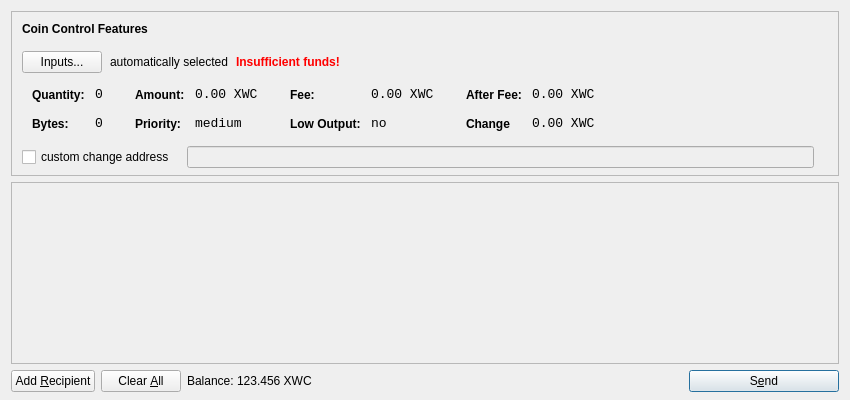
<?xml version="1.0" encoding="UTF-8"?>
<ui version="4.0">
 <class>SendCoinsDialog</class>
 <widget class="QDialog" name="SendCoinsDialog">
  <property name="geometry">
   <rect>
    <x>0</x>
    <y>0</y>
    <width>850</width>
    <height>400</height>
   </rect>
  </property>
  <property name="windowTitle">
   <string>Send Coins</string>
  </property>
  <layout class="QVBoxLayout" name="verticalLayout" stretch="0,1,0">
   <property name="bottomMargin">
    <number>8</number>
   </property>
   <item>
    <widget class="QFrame" name="frameCoinControl">
     <property name="sizePolicy">
      <sizepolicy hsizetype="Expanding" vsizetype="Expanding">
       <horstretch>0</horstretch>
       <verstretch>0</verstretch>
      </sizepolicy>
     </property>
     <property name="maximumSize">
      <size>
       <width>16777215</width>
       <height>16777215</height>
      </size>
     </property>
     <property name="frameShape">
      <enum>QFrame::StyledPanel</enum>
     </property>
     <property name="frameShadow">
      <enum>QFrame::Sunken</enum>
     </property>
     <layout class="QVBoxLayout" name="verticalLayoutCoinControl2">
      <property name="spacing">
       <number>-1</number>
      </property>
      <property name="leftMargin">
       <number>0</number>
      </property>
      <property name="topMargin">
       <number>0</number>
      </property>
      <property name="rightMargin">
       <number>0</number>
      </property>
      <property name="bottomMargin">
       <number>6</number>
      </property>
      <item>
       <layout class="QVBoxLayout" name="verticalLayoutCoinControl" stretch="0,0,0,0,1">
        <property name="spacing">
         <number>0</number>
        </property>
        <property name="leftMargin">
         <number>10</number>
        </property>
        <property name="topMargin">
         <number>10</number>
        </property>
        <item>
         <layout class="QHBoxLayout" name="horizontalLayoutCoinControl1">
          <property name="bottomMargin">
           <number>15</number>
          </property>
          <item>
           <widget class="QLabel" name="labelCoinControlFeatures">
            <property name="sizePolicy">
             <sizepolicy hsizetype="Preferred" vsizetype="Maximum">
              <horstretch>0</horstretch>
              <verstretch>0</verstretch>
             </sizepolicy>
            </property>
            <property name="font">
             <font>
              <weight>75</weight>
              <bold>true</bold>
             </font>
            </property>
            <property name="styleSheet">
             <string notr="true">font-weight:bold;</string>
            </property>
            <property name="text">
             <string>Coin Control Features</string>
            </property>
           </widget>
          </item>
         </layout>
        </item>
        <item>
         <layout class="QHBoxLayout" name="horizontalLayoutCoinControl2" stretch="0,0,0,0">
          <property name="spacing">
           <number>8</number>
          </property>
          <property name="bottomMargin">
           <number>10</number>
          </property>
          <item>
           <widget class="QPushButton" name="pushButtonCoinControl">
            <property name="styleSheet">
             <string notr="true"/>
            </property>
            <property name="text">
             <string>Inputs...</string>
            </property>
           </widget>
          </item>
          <item>
           <widget class="QLabel" name="labelCoinControlAutomaticallySelected">
            <property name="text">
             <string>automatically selected</string>
            </property>
            <property name="margin">
             <number>5</number>
            </property>
           </widget>
          </item>
          <item>
           <widget class="QLabel" name="labelCoinControlInsuffFunds">
            <property name="font">
             <font>
              <weight>75</weight>
              <bold>true</bold>
             </font>
            </property>
            <property name="styleSheet">
             <string notr="true">color:red;font-weight:bold;</string>
            </property>
            <property name="text">
             <string>Insufficient funds!</string>
            </property>
            <property name="margin">
             <number>5</number>
            </property>
           </widget>
          </item>
          <item>
           <spacer name="horizontalSpacerCoinControl">
            <property name="orientation">
             <enum>Qt::Horizontal</enum>
            </property>
            <property name="sizeHint" stdset="0">
             <size>
              <width>40</width>
              <height>1</height>
             </size>
            </property>
           </spacer>
          </item>
         </layout>
        </item>
        <item>
         <widget class="QWidget" name="widgetCoinControl" native="true">
          <property name="sizePolicy">
           <sizepolicy hsizetype="Preferred" vsizetype="Preferred">
            <horstretch>0</horstretch>
            <verstretch>0</verstretch>
           </sizepolicy>
          </property>
          <property name="minimumSize">
           <size>
            <width>0</width>
            <height>0</height>
           </size>
          </property>
          <property name="styleSheet">
           <string notr="true"/>
          </property>
          <layout class="QHBoxLayout" name="horizontalLayoutCoinControl5">
           <property name="margin">
            <number>0</number>
           </property>
           <item>
            <layout class="QHBoxLayout" name="horizontalLayoutCoinControl3" stretch="0,0,0,1">
             <property name="spacing">
              <number>20</number>
             </property>
             <property name="topMargin">
              <number>0</number>
             </property>
             <property name="bottomMargin">
              <number>10</number>
             </property>
             <item>
              <layout class="QFormLayout" name="formLayoutCoinControl1">
               <property name="horizontalSpacing">
                <number>10</number>
               </property>
               <property name="verticalSpacing">
                <number>14</number>
               </property>
               <property name="leftMargin">
                <number>10</number>
               </property>
               <property name="topMargin">
                <number>4</number>
               </property>
               <property name="rightMargin">
                <number>6</number>
               </property>
               <item row="0" column="0">
                <widget class="QLabel" name="labelCoinControlQuantityText">
                 <property name="styleSheet">
                  <string notr="true">font-weight:bold;</string>
                 </property>
                 <property name="text">
                  <string>Quantity:</string>
                 </property>
                 <property name="margin">
                  <number>0</number>
                 </property>
                </widget>
               </item>
               <item row="0" column="1">
                <widget class="QLabel" name="labelCoinControlQuantity">
                 <property name="font">
                  <font>
                   <family>Monospace</family>
                   <pointsize>10</pointsize>
                  </font>
                 </property>
                 <property name="cursor">
                  <cursorShape>IBeamCursor</cursorShape>
                 </property>
                 <property name="contextMenuPolicy">
                  <enum>Qt::ActionsContextMenu</enum>
                 </property>
                 <property name="text">
                  <string>0</string>
                 </property>
                 <property name="margin">
                  <number>0</number>
                 </property>
                 <property name="textInteractionFlags">
                  <set>Qt::LinksAccessibleByMouse|Qt::TextSelectableByKeyboard|Qt::TextSelectableByMouse</set>
                 </property>
                </widget>
               </item>
               <item row="1" column="0">
                <widget class="QLabel" name="labelCoinControlBytesText">
                 <property name="styleSheet">
                  <string notr="true">font-weight:bold;</string>
                 </property>
                 <property name="text">
                  <string>Bytes:</string>
                 </property>
                </widget>
               </item>
               <item row="1" column="1">
                <widget class="QLabel" name="labelCoinControlBytes">
                 <property name="font">
                  <font>
                   <family>Monospace</family>
                   <pointsize>10</pointsize>
                  </font>
                 </property>
                 <property name="cursor">
                  <cursorShape>IBeamCursor</cursorShape>
                 </property>
                 <property name="contextMenuPolicy">
                  <enum>Qt::ActionsContextMenu</enum>
                 </property>
                 <property name="text">
                  <string>0</string>
                 </property>
                 <property name="textInteractionFlags">
                  <set>Qt::LinksAccessibleByMouse|Qt::TextSelectableByKeyboard|Qt::TextSelectableByMouse</set>
                 </property>
                </widget>
               </item>
              </layout>
             </item>
             <item>
              <layout class="QFormLayout" name="formLayoutCoinControl2">
               <property name="horizontalSpacing">
                <number>10</number>
               </property>
               <property name="verticalSpacing">
                <number>14</number>
               </property>
               <property name="leftMargin">
                <number>6</number>
               </property>
               <property name="topMargin">
                <number>4</number>
               </property>
               <property name="rightMargin">
                <number>6</number>
               </property>
               <item row="0" column="0">
                <widget class="QLabel" name="labelCoinControlAmountText">
                 <property name="styleSheet">
                  <string notr="true">font-weight:bold;</string>
                 </property>
                 <property name="text">
                  <string>Amount:</string>
                 </property>
                 <property name="margin">
                  <number>0</number>
                 </property>
                </widget>
               </item>
               <item row="0" column="1">
                <widget class="QLabel" name="labelCoinControlAmount">
                 <property name="font">
                  <font>
                   <family>Monospace</family>
                   <pointsize>10</pointsize>
                  </font>
                 </property>
                 <property name="cursor">
                  <cursorShape>IBeamCursor</cursorShape>
                 </property>
                 <property name="contextMenuPolicy">
                  <enum>Qt::ActionsContextMenu</enum>
                 </property>
                 <property name="text">
                  <string notr="true">0.00 XWC</string>
                 </property>
                 <property name="textInteractionFlags">
                  <set>Qt::LinksAccessibleByMouse|Qt::TextSelectableByKeyboard|Qt::TextSelectableByMouse</set>
                 </property>
                </widget>
               </item>
               <item row="1" column="0">
                <widget class="QLabel" name="labelCoinControlPriorityText">
                 <property name="styleSheet">
                  <string notr="true">font-weight:bold;</string>
                 </property>
                 <property name="text">
                  <string>Priority:</string>
                 </property>
                </widget>
               </item>
               <item row="1" column="1">
                <widget class="QLabel" name="labelCoinControlPriority">
                 <property name="font">
                  <font>
                   <family>Monospace</family>
                   <pointsize>10</pointsize>
                  </font>
                 </property>
                 <property name="cursor">
                  <cursorShape>IBeamCursor</cursorShape>
                 </property>
                 <property name="contextMenuPolicy">
                  <enum>Qt::ActionsContextMenu</enum>
                 </property>
                 <property name="text">
                  <string>medium</string>
                 </property>
                 <property name="textInteractionFlags">
                  <set>Qt::LinksAccessibleByMouse|Qt::TextSelectableByKeyboard|Qt::TextSelectableByMouse</set>
                 </property>
                </widget>
               </item>
              </layout>
             </item>
             <item>
              <layout class="QFormLayout" name="formLayoutCoinControl3">
               <property name="horizontalSpacing">
                <number>10</number>
               </property>
               <property name="verticalSpacing">
                <number>14</number>
               </property>
               <property name="leftMargin">
                <number>6</number>
               </property>
               <property name="topMargin">
                <number>4</number>
               </property>
               <property name="rightMargin">
                <number>6</number>
               </property>
               <item row="0" column="0">
                <widget class="QLabel" name="labelCoinControlFeeText">
                 <property name="styleSheet">
                  <string notr="true">font-weight:bold;</string>
                 </property>
                 <property name="text">
                  <string>Fee:</string>
                 </property>
                 <property name="margin">
                  <number>0</number>
                 </property>
                </widget>
               </item>
               <item row="0" column="1">
                <widget class="QLabel" name="labelCoinControlFee">
                 <property name="font">
                  <font>
                   <family>Monospace</family>
                   <pointsize>10</pointsize>
                  </font>
                 </property>
                 <property name="cursor">
                  <cursorShape>IBeamCursor</cursorShape>
                 </property>
                 <property name="contextMenuPolicy">
                  <enum>Qt::ActionsContextMenu</enum>
                 </property>
                 <property name="text">
                  <string notr="true">0.00 XWC</string>
                 </property>
                 <property name="textInteractionFlags">
                  <set>Qt::LinksAccessibleByMouse|Qt::TextSelectableByKeyboard|Qt::TextSelectableByMouse</set>
                 </property>
                </widget>
               </item>
               <item row="1" column="0">
                <widget class="QLabel" name="labelCoinControlLowOutputText">
                 <property name="styleSheet">
                  <string notr="true">font-weight:bold;</string>
                 </property>
                 <property name="text">
                  <string>Low Output:</string>
                 </property>
                </widget>
               </item>
               <item row="1" column="1">
                <widget class="QLabel" name="labelCoinControlLowOutput">
                 <property name="font">
                  <font>
                   <family>Monospace</family>
                   <pointsize>10</pointsize>
                  </font>
                 </property>
                 <property name="cursor">
                  <cursorShape>IBeamCursor</cursorShape>
                 </property>
                 <property name="contextMenuPolicy">
                  <enum>Qt::ActionsContextMenu</enum>
                 </property>
                 <property name="text">
                  <string>no</string>
                 </property>
                 <property name="textInteractionFlags">
                  <set>Qt::LinksAccessibleByMouse|Qt::TextSelectableByKeyboard|Qt::TextSelectableByMouse</set>
                 </property>
                </widget>
               </item>
              </layout>
             </item>
             <item>
              <layout class="QFormLayout" name="formLayoutCoinControl4">
               <property name="horizontalSpacing">
                <number>10</number>
               </property>
               <property name="verticalSpacing">
                <number>14</number>
               </property>
               <property name="leftMargin">
                <number>6</number>
               </property>
               <property name="topMargin">
                <number>4</number>
               </property>
               <property name="rightMargin">
                <number>6</number>
               </property>
               <item row="0" column="0">
                <widget class="QLabel" name="labelCoinControlAfterFeeText">
                 <property name="styleSheet">
                  <string notr="true">font-weight:bold;</string>
                 </property>
                 <property name="text">
                  <string>After Fee:</string>
                 </property>
                 <property name="margin">
                  <number>0</number>
                 </property>
                </widget>
               </item>
               <item row="0" column="1">
                <widget class="QLabel" name="labelCoinControlAfterFee">
                 <property name="font">
                  <font>
                   <family>Monospace</family>
                   <pointsize>10</pointsize>
                  </font>
                 </property>
                 <property name="cursor">
                  <cursorShape>IBeamCursor</cursorShape>
                 </property>
                 <property name="contextMenuPolicy">
                  <enum>Qt::ActionsContextMenu</enum>
                 </property>
                 <property name="text">
                  <string notr="true">0.00 XWC</string>
                 </property>
                 <property name="textInteractionFlags">
                  <set>Qt::LinksAccessibleByMouse|Qt::TextSelectableByKeyboard|Qt::TextSelectableByMouse</set>
                 </property>
                </widget>
               </item>
               <item row="1" column="0">
                <widget class="QLabel" name="labelCoinControlChangeText">
                 <property name="styleSheet">
                  <string notr="true">font-weight:bold;</string>
                 </property>
                 <property name="text">
                  <string>Change</string>
                 </property>
                </widget>
               </item>
               <item row="1" column="1">
                <widget class="QLabel" name="labelCoinControlChange">
                 <property name="font">
                  <font>
                   <family>Monospace</family>
                   <pointsize>10</pointsize>
                  </font>
                 </property>
                 <property name="cursor">
                  <cursorShape>IBeamCursor</cursorShape>
                 </property>
                 <property name="contextMenuPolicy">
                  <enum>Qt::ActionsContextMenu</enum>
                 </property>
                 <property name="text">
                  <string notr="true">0.00 XWC</string>
                 </property>
                 <property name="textInteractionFlags">
                  <set>Qt::LinksAccessibleByMouse|Qt::TextSelectableByKeyboard|Qt::TextSelectableByMouse</set>
                 </property>
                </widget>
               </item>
              </layout>
             </item>
            </layout>
           </item>
          </layout>
         </widget>
        </item>
        <item>
         <layout class="QHBoxLayout" name="horizontalLayoutCoinControl4" stretch="0,0,0">
          <property name="spacing">
           <number>12</number>
          </property>
          <property name="sizeConstraint">
           <enum>QLayout::SetDefaultConstraint</enum>
          </property>
          <property name="topMargin">
           <number>5</number>
          </property>
          <property name="rightMargin">
           <number>5</number>
          </property>
          <item>
           <widget class="QCheckBox" name="checkBoxCoinControlChange">
            <property name="text">
             <string>custom change address</string>
            </property>
           </widget>
          </item>
          <item>
           <widget class="QLineEdit" name="lineEditCoinControlChange">
            <property name="enabled">
             <bool>false</bool>
            </property>
            <property name="sizePolicy">
             <sizepolicy hsizetype="Expanding" vsizetype="Fixed">
              <horstretch>0</horstretch>
              <verstretch>0</verstretch>
             </sizepolicy>
            </property>
           </widget>
          </item>
          <item>
           <widget class="QLabel" name="labelCoinControlChangeLabel">
            <property name="sizePolicy">
             <sizepolicy hsizetype="Preferred" vsizetype="Expanding">
              <horstretch>0</horstretch>
              <verstretch>0</verstretch>
             </sizepolicy>
            </property>
            <property name="minimumSize">
             <size>
              <width>0</width>
              <height>0</height>
             </size>
            </property>
            <property name="text">
             <string/>
            </property>
            <property name="margin">
             <number>3</number>
            </property>
           </widget>
          </item>
         </layout>
        </item>
        <item>
         <spacer name="verticalSpacerCoinControl">
          <property name="orientation">
           <enum>Qt::Vertical</enum>
          </property>
          <property name="sizeHint" stdset="0">
           <size>
            <width>800</width>
            <height>1</height>
           </size>
          </property>
         </spacer>
        </item>
       </layout>
      </item>
     </layout>
    </widget>
   </item>
   <item>
    <widget class="QScrollArea" name="scrollArea">
     <property name="widgetResizable">
      <bool>true</bool>
     </property>
     <widget class="QWidget" name="scrollAreaWidgetContents">
      <property name="geometry">
       <rect>
        <x>0</x>
        <y>0</y>
        <width>830</width>
        <height>165</height>
       </rect>
      </property>
      <layout class="QVBoxLayout" name="verticalLayout_2">
       <property name="margin">
        <number>0</number>
       </property>
       <item>
        <layout class="QVBoxLayout" name="entries">
         <property name="spacing">
          <number>6</number>
         </property>
        </layout>
       </item>
       <item>
        <spacer name="verticalSpacer">
         <property name="orientation">
          <enum>Qt::Vertical</enum>
         </property>
         <property name="sizeHint" stdset="0">
          <size>
           <width>20</width>
           <height>40</height>
          </size>
         </property>
        </spacer>
       </item>
      </layout>
     </widget>
    </widget>
   </item>
   <item>
    <layout class="QHBoxLayout" name="horizontalLayout">
     <item>
      <widget class="QPushButton" name="addButton">
       <property name="toolTip">
        <string>Send to multiple recipients at once</string>
       </property>
       <property name="text">
        <string>Add &amp;Recipient</string>
       </property>
       <property name="autoDefault">
        <bool>false</bool>
       </property>
      </widget>
     </item>
     <item>
      <widget class="QPushButton" name="clearButton">
       <property name="sizePolicy">
        <sizepolicy hsizetype="Minimum" vsizetype="Fixed">
         <horstretch>0</horstretch>
         <verstretch>0</verstretch>
        </sizepolicy>
       </property>
       <property name="toolTip">
        <string>Remove all transaction fields</string>
       </property>
       <property name="text">
        <string>Clear &amp;All</string>
       </property>
       <property name="autoRepeatDelay">
        <number>300</number>
       </property>
       <property name="autoDefault">
        <bool>false</bool>
       </property>
      </widget>
     </item>
     <item>
      <layout class="QHBoxLayout" name="horizontalLayout_2">
       <property name="spacing">
        <number>3</number>
       </property>
       <item>
        <widget class="QLabel" name="label">
         <property name="sizePolicy">
          <sizepolicy hsizetype="Preferred" vsizetype="Fixed">
           <horstretch>0</horstretch>
           <verstretch>0</verstretch>
          </sizepolicy>
         </property>
         <property name="text">
          <string>Balance:</string>
         </property>
        </widget>
       </item>
       <item>
        <widget class="QLabel" name="labelBalance">
         <property name="sizePolicy">
          <sizepolicy hsizetype="Preferred" vsizetype="Fixed">
           <horstretch>0</horstretch>
           <verstretch>0</verstretch>
          </sizepolicy>
         </property>
         <property name="cursor">
          <cursorShape>IBeamCursor</cursorShape>
         </property>
         <property name="text">
          <string notr="true">123.456 XWC</string>
         </property>
         <property name="textInteractionFlags">
          <set>Qt::LinksAccessibleByMouse|Qt::TextSelectableByKeyboard|Qt::TextSelectableByMouse</set>
         </property>
        </widget>
       </item>
      </layout>
     </item>
     <item>
      <spacer name="horizontalSpacer">
       <property name="orientation">
        <enum>Qt::Horizontal</enum>
       </property>
       <property name="sizeHint" stdset="0">
        <size>
         <width>40</width>
         <height>20</height>
        </size>
       </property>
      </spacer>
     </item>
     <item>
      <widget class="QPushButton" name="sendButton">
       <property name="minimumSize">
        <size>
         <width>150</width>
         <height>0</height>
        </size>
       </property>
       <property name="toolTip">
        <string>Confirm the send action</string>
       </property>
       <property name="text">
        <string>S&amp;end</string>
       </property>
       <property name="icon">
        <iconset resource="../bitcoin.qrc">
         <normaloff>:/icons/send</normaloff>:/icons/send</iconset>
       </property>
       <property name="default">
        <bool>true</bool>
       </property>
      </widget>
     </item>
    </layout>
   </item>
  </layout>
 </widget>
 <resources>
  <include location="../bitcoin.qrc"/>
 </resources>
 <connections/>
</ui>
